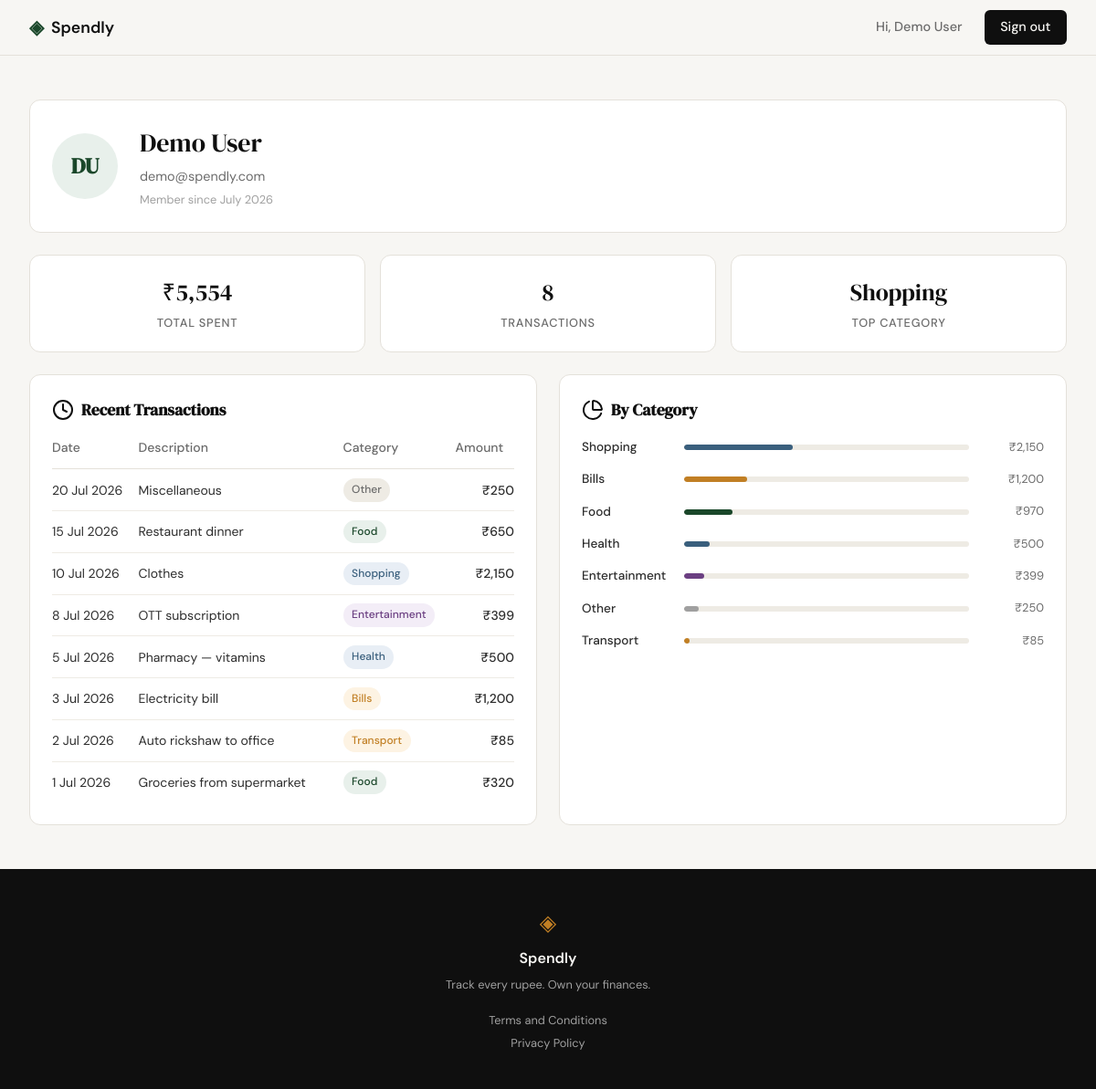
Screenshot of /profile (signed in) with the database file from the repository.
### tables this page shows
CREATE TABLE users (
            id           INTEGER PRIMARY KEY AUTOINCREMENT,
            name         TEXT    NOT NULL,
            email        TEXT    UNIQUE NOT NULL,
            password_hash TEXT   NOT NULL,
            created_at   TEXT    DEFAULT (datetime('now'))
        );

CREATE TABLE expenses (
            id          INTEGER PRIMARY KEY AUTOINCREMENT,
            user_id     INTEGER NOT NULL REFERENCES users(id),
            amount      REAL    NOT NULL,
            category    TEXT    NOT NULL,
            date        TEXT    NOT NULL,
            description TEXT,
            created_at  TEXT    DEFAULT (datetime('now'))
        );

### app.py (the view)
@app.route("/profile")
def profile():
    if not session.get("user_id"):
        return redirect(url_for("login"))
    uid  = session["user_id"]
    user = get_user_by_id(uid)
    if user is None:
        session.clear()
        flash("Session expired. Please log in again.")
        return redirect(url_for("login"))
    stats      = get_summary_stats(uid)
    expenses   = get_recent_transactions(uid)
    categories = get_category_breakdown(uid)
    return render_template(
        "profile.html",
        user=user, stats=stats, expenses=expenses, categories=categories,
    )

### database/db.py (called while the page is built)
def get_db():
    conn = sqlite3.connect(DB_PATH)
    conn.row_factory = sqlite3.Row
    conn.execute("PRAGMA foreign_keys = ON")
    return conn

### database/queries.py (called while the page is built)
def _fmt_rupee(value: float) -> str:
    return f"₹{value:,.0f}"

def _fmt_date(iso: str) -> str:
    for fmt in ("%Y-%m-%d %H:%M:%S", "%Y-%m-%d"):
        try:
            dt = datetime.strptime(iso, fmt)
            return dt.strftime("%d %b %Y").lstrip("0")
        except ValueError:
            continue
    return iso

def get_user_by_id(user_id):
    conn = get_db()
    try:
        row = conn.execute(
            "SELECT name, email, created_at FROM users WHERE id = ?", (user_id,)
        ).fetchone()
    finally:
        conn.close()
    if row is None:
        return None
    parts = row["name"].split()
    initials = "".join(p[0].upper() for p in parts[:2])
    try:
        dt = datetime.strptime(row["created_at"], "%Y-%m-%d %H:%M:%S")
    except ValueError:
        dt = datetime.strptime(row["created_at"], "%Y-%m-%d")
    return {
        "name": row["name"],
        "email": row["email"],
        "initials": initials,
        "member_since": dt.strftime("%B %Y"),
    }

def get_summary_stats(user_id):
    conn = get_db()
    try:
        agg = conn.execute(
            "SELECT COALESCE(SUM(amount), 0) AS total, COUNT(*) AS cnt "
            "FROM expenses WHERE user_id = ?",
            (user_id,),
        ).fetchone()
        top = conn.execute(
            "SELECT category FROM expenses WHERE user_id = ? "
            "GROUP BY category ORDER BY SUM(amount) DESC LIMIT 1",
            (user_id,),
        ).fetchone()
    finally:
        conn.close()
    return {
        "total_spent": _fmt_rupee(agg["total"]),
        "transaction_count": agg["cnt"],
        "top_category": top["category"] if top else "—",
    }

def get_recent_transactions(user_id, limit=10):
    conn = get_db()
    try:
        rows = conn.execute(
            "SELECT date, description, category, amount FROM expenses "
            "WHERE user_id = ? ORDER BY date DESC LIMIT ?",
            (user_id, limit),
        ).fetchall()
    finally:
        conn.close()
    return [
        {
            "date": _fmt_date(r["date"]),
            "description": r["description"],
            "category": r["category"],
            "amount": _fmt_rupee(r["amount"]),
        }
        for r in rows
    ]

### templates/profile.html (shortened to what this page needs)
{% extends "base.html" %}
{% block content %}
<div class="profile-section">
    <div class="profile-header profile-card">
        <div class="profile-avatar">{{ user.initials }}</div>
        <div>
            <div class="profile-name">{{ user.name }}</div>
            <div class="profile-email">{{ user.email }}</div>
            <div class="profile-meta">Member since {{ user.member_since }}</div>
        </div>
    </div>
    <div class="profile-stats">
        <div class="profile-stat-card">
            <div class="stat-value">{{ stats.total_spent }}</div>
            <div class="stat-label">Total Spent</div>
        </div>
        <div class="profile-stat-card">
            <div class="stat-value">{{ stats.transaction_count }}</div>
            <div class="stat-label">Transactions</div>
        </div>
        <div class="profile-stat-card">
            <div class="stat-value">{{ stats.top_category }}</div>
            <div class="stat-label">Top Category</div>
        </div>
    </div>
    <div class="profile-grid">
        <div class="profile-card">
            <h2 class="profile-card-title"><i data-lucide="clock"></i> Recent Transactions</h2>
            <table class="expense-table">
                <thead>
                    <tr>
                        <th>Date</th>
                        <th>Description</th>
                        <th>Category</th>
                        <th class="amount-cell">Amount</th>
                    </tr>
                </thead>
                <tbody>
                    {% for e in expenses %}
                    <tr>
                        <td>{{ e.date }}</td>
                        <td>{{ e.description }}</td>
                        <td><span class="badge badge-{{ e.category | lower }}">{{ e.category }}</span></td>
                        <td class="amount-cell">{{ e.amount }}</td>
                    </tr>
                    {% endfor %}
                </tbody>
            </table>
        </div>
        <div class="profile-card">
            <h2 class="profile-card-title"><i data-lucide="pie-chart"></i> By Category</h2>
            {% for c in categories %}
            <div class="cat-row">
                <span class="cat-name">{{ c.name }}</span>
                <div class="cat-bar-track">
                    <div class="cat-bar cat-bar-{{ c.name | lower }}" style="width: {{ c.percent }}%"></div>
                </div>
                <span class="cat-amount">{{ c.amount }}</span>
            </div>
            {% endfor %}
        </div>
    </div>
</div>
{% endblock %}

### templates/base.html (shortened to what this page needs)
<!DOCTYPE html>
<html lang="en">
<head>
    <link rel="stylesheet" href="{{ url_for('static', filename='css/style.css') }}">
</head>
<body>
    <nav class="navbar">
        <div class="nav-inner">
            <a href="{{ url_for('landing') }}" class="nav-brand">
                <span class="brand-icon">◈</span>
                <span class="brand-name">Spendly</span>
            </a>
            <div class="nav-links">
                {% if session.user_id %}
                    <span class="nav-username">Hi, {{ session.user_name }}</span>
                    <a href="{{ url_for('logout') }}" class="nav-cta">Sign out</a>
                {% else %}
                    <a href="{{ url_for('login') }}">Sign in</a>
                    <a href="{{ url_for('register') }}" class="nav-cta">Get started</a>
                {% endif %}
            </div>
        </div>
    </nav>
    <main class="main-content">
        {% block content %}{% endblock %}
    </main>
    <footer class="footer">
        <div class="footer-inner">
            <span class="brand-icon">◈</span>
            <span class="footer-name">Spendly</span>
            <p class="footer-copy">Track every rupee. Own your finances.</p>
            <div class="footer-links">
                <a href="{{ url_for('terms') }}">Terms and Conditions</a>
                <a href="{{ url_for('privacy') }}">Privacy Policy</a>
            </div>
        </div>
    </footer>
</body>
</html>

### rows the page displays
users: user_name "Demo User", name "Demo User", email "demo@spendly.com"
expenses: top_category "Shopping", date "10 Jul 2026", description "Clothes", category "Shopping", amount "₹2,150"
expenses: date "20 Jul 2026", description "Miscellaneous", category "Other", amount "₹250"
expenses: date "15 Jul 2026", description "Restaurant dinner", category "Food", amount "₹650"
expenses: date "8 Jul 2026", description "OTT subscription", category "Entertainment", amount "₹399"
expenses: date "5 Jul 2026", description "Pharmacy — vitamins", category "Health", amount "₹500"
expenses: date "3 Jul 2026", description "Electricity bill", category "Bills", amount "₹1,200"
expenses: date "2 Jul 2026", description "Auto rickshaw to office", category "Transport", amount "₹85"
expenses: date "1 Jul 2026", description "Groceries from supermarket", category "Food", amount "₹320"

### other values shown
{{ user.initials }} "DU"
{{ user.member_since }} "July 2026"
{{ stats.total_spent }} "₹5,554"
{{ stats.transaction_count }} "8"
{{ c.name }} "Shopping" "Bills" "Food" "Health" "Entertainment" "Other" "Transport"
{{ c.amount }} "₹2,150" "₹1,200" "₹970" "₹500" "₹399" "₹250" "₹85"
